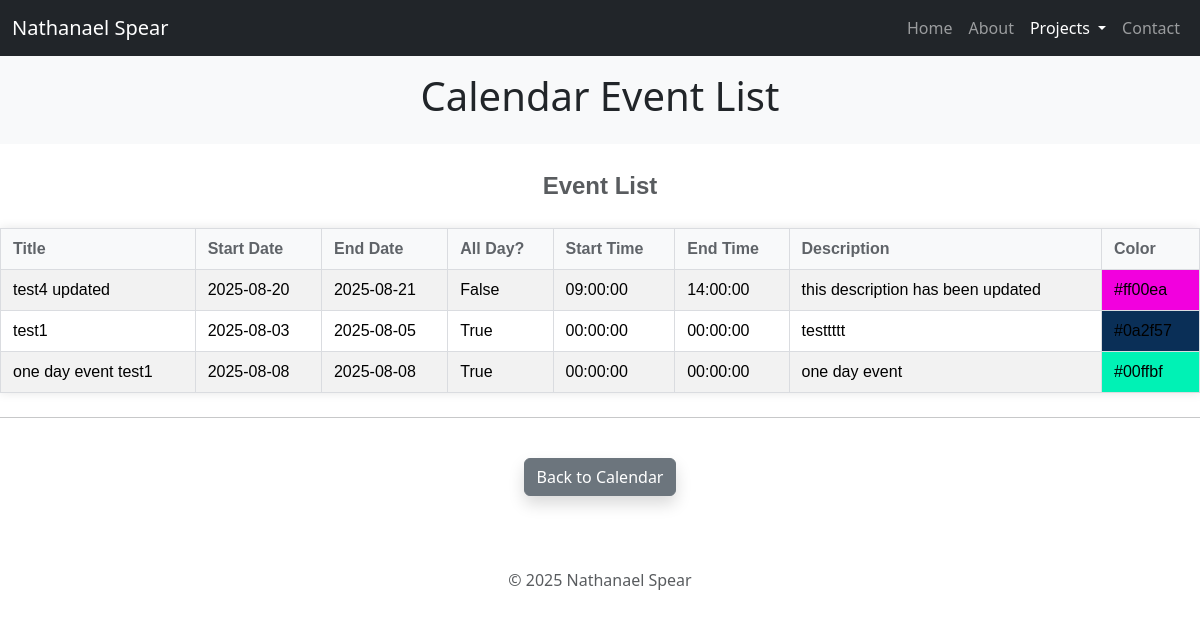
The app's page /projects/schedulingCalendar/eventViewer, older data.
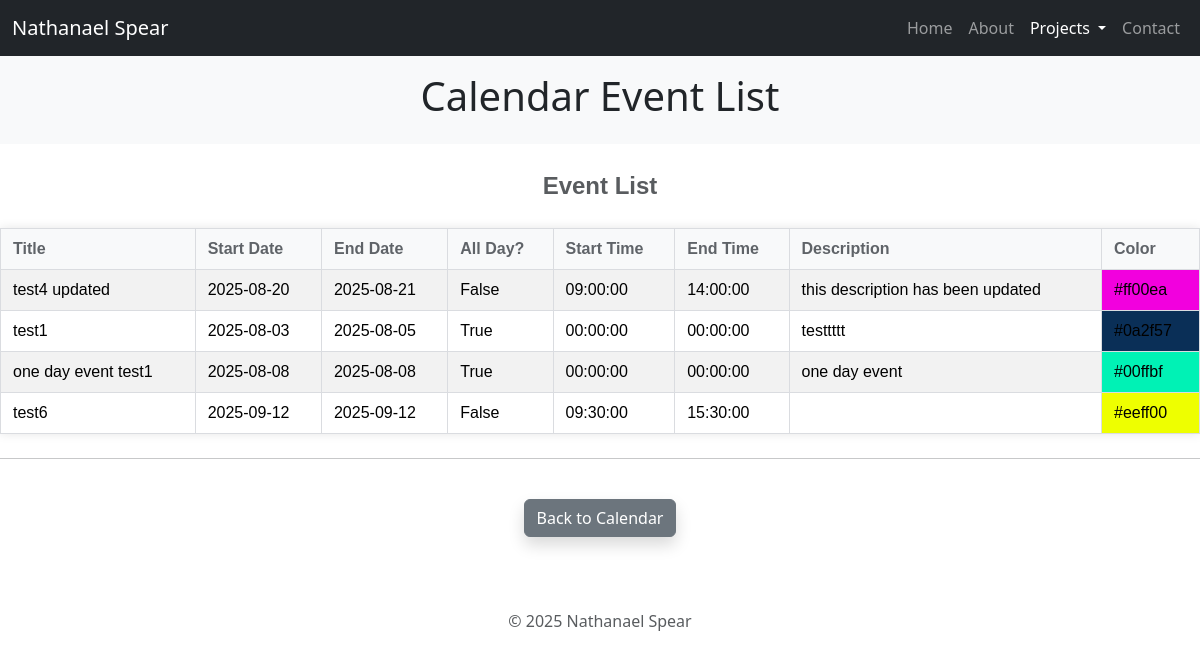
The same page, newer data.
### models.py (models this page shows, shortened)
class ScheduleEventList(db.Model):
    id = db.Column(db.Integer, primary_key = True)
    title = db.Column(db.String(200), nullable = False)
    start_date = db.Column(db.Date, nullable = False)
    end_date = db.Column(db.Date, nullable = True)
    start_time = db.Column(db.Time, nullable = True)
    end_time = db.Column(db.Time, nullable = True)
    all_day = db.Column(db.Boolean, nullable = False, default = False)
    description = db.Column(db.String(500), nullable = True)
    url = db.Column(db.String(200), nullable = True)
    color = db.Column(db.String(7), default = "#007bff")
    class_name = db.Column(db.String(50), nullable = True)

### routes/projects.py (the view)
@projects_bp.route('/schedulingCalendar/eventViewer', methods = ['GET'])
def eventViewer_Page():
    events = ScheduleEventList.query.all()
    return render_template('projects/schedulerproject/eventViewer.html', active_page = 'schedulingCalendar', events = events)

### templates/projects/schedulerproject/eventViewer.html (shortened to what this page needs)
{% extends "base.html" %}
{% block content %}
    <div class='py-3 bg-light'>
        <h1 class="text-center">Calendar Event List</h1>
    </div>
    <div class="fade-in">
        <div id="event-table-container">
            <table class="table table-striped table-hover caption-top spreadsheet-table mb-4">
                <caption class="text-center fs-4 fw-bold mb-3 mt-3">Event List</caption>
                <thead>
                    <tr>
                        <th class="sort" data-sort="title">Title</th>
                        <th class="sort" data-sort="start_date">Start Date</th>
                        <th class="sort" data-sort="end_date">End Date</th>
                        <th class="sort" data-sort="all_day">All Day?</th>
                        <th class="sort" data-sort="start_time">Start Time</th>
                        <th class="sort" data-sort="end_time">End Time</th>
                        <th class="sort" data-sort="description">Description</th>
                        <th class="sort" data-sort="color">Color</th>
                    </tr>
                </thead>
                <tbody class="list">
                    {% for event in events %}
                    <tr>
                        <td class="title">{{ event.title }}</td>
                        <td class="start_date">{{ event.start_date }}</td>
                        <td class="end_date">{{ event.end_date }}</td>
                        <td class="all_day">{{ event.all_day }}</td>
                        <td class="start_time">{{ event.start_time }}</td>
                        <td class="end_time">{{ event.end_time }}</td>
                        <td class="description">{{ event.description }}</td>
                        <td style="{% if event.color %}background-color: {{ event.color }};{% endif %}" class="color">{{ event.color if event.color else 'No Color' }}</td>
                    </tr>
                    {% endfor %}
                </tbody>
            </table>
        </div>
        <hr>
        <div class="d-flex justify-content-center">
            <button class="btn btn-secondary mt-4 shadow" id="back-to-calendar-btn">
                Back to Calendar
            </button>
        </div>
    </div>
{% endblock %}

### templates/base.html (shortened to what this page needs)
<!DOCTYPE html>
<html lang="en">
<head>
  <link href="https://cdn.jsdelivr.net/npm/bootstrap@5.3.7/dist/css/bootstrap.min.css" rel="stylesheet">
  <link rel="stylesheet" href="https://cdn.jsdelivr.net/npm/bootstrap-icons@1.13.1/font/bootstrap-icons.min.css">
  <link rel="stylesheet" type='text/css' href="https://cdn.jsdelivr.net/gh/devicons/devicon@latest/devicon.min.css" />
  <link rel="stylesheet" href="https://cdnjs.cloudflare.com/ajax/libs/font-awesome/6.4.0/css/all.min.css">
  <link rel="stylesheet" href="https://cdn.jsdelivr.net/npm/flatpickr/dist/flatpickr.min.css">
  <link rel="stylesheet" href="{{ url_for('static', filename='css/style.css') }}">
</head>
<body>
<nav class="navbar navbar-expand-lg navbar-dark bg-dark">
  <div class="container-fluid">
    <a class="navbar-brand" href="/contact">Nathanael Spear</a>
    <div class="collapse navbar-collapse" id="navbarNav">
      <ul class="navbar-nav ms-auto">
        <li class="nav-item">
          <a class="nav-link {% if active_page == 'home' %}active{% endif %}" href="{{ url_for('pages.home_page') }}">Home</a>
        </li>
        <li class="nav-item">
          <a class="nav-link {% if active_page == 'about' %}active{% endif %}" href="{{ url_for('pages.about_page') }}">About</a>
        </li>
		<li class="nav-item dropdown">
			<a class="nav-link {% if active_page in ['projectOverview', 'taskManager', 'schedulingCalendar'] %}active{% endif %} dropdown-toggle" href="#" id="navbarDropdown" role="button" data-bs-toggle="dropdown" aria-expanded="false">
			Projects
			</a>
		</li>
        <li class="nav-item">
          <a class="nav-link {% if active_page == 'contact' %}active{% endif %}" href="{{ url_for('pages.contact_page') }}">Contact</a>
        </li>
      </ul>
    </div>
  </div>
</nav>
{% block content %}{% endblock %}
{% block footerreplace %}
	<footer class="text-center mt-5 mb-3 text-muted">
    <br>
	  © 2025 Nathanael Spear
	</footer>
{% endblock %}
</body>
</html>

### static/css/style.css (style rules this page uses)
th, td { border: 2px, solid, black; }

### templates/projects/schedulerproject/eventViewer.html (style rules this page uses)
.spreadsheet-table { border-collapse: collapse; font-family: Arial, sans-serif; box-shadow: 0 0 10px rgba(0, 0, 0, 0.1); }
.spreadsheet-table thead th, .spreadsheet-table tbody td { border: 1px solid #dadce0; padding: 8px 12px; }
.spreadsheet-table thead th { background-color: #f8f9fa; font-weight: bold; color: #5f6368; }
.spreadsheet-table tbody tr:nth-child(even) { background-color: #fcfcfc; }
.spreadsheet-table, .spreadsheet-table thead, .spreadsheet-table tbody { border-radius: 0; }
.fade-in { opacity: 0; animation: fadeIn 1.2s ease-in forwards; }
.sort { cursor: pointer; text-decoration: none; }

Row changes from the older to the newer data that the page shows:
added ScheduleEventList: title "test6", start_date "2025-09-12", end_date "2025-09-12", all_day "False", start_time "09:30:00", end_time "15:30:00", color "#eeff00"
